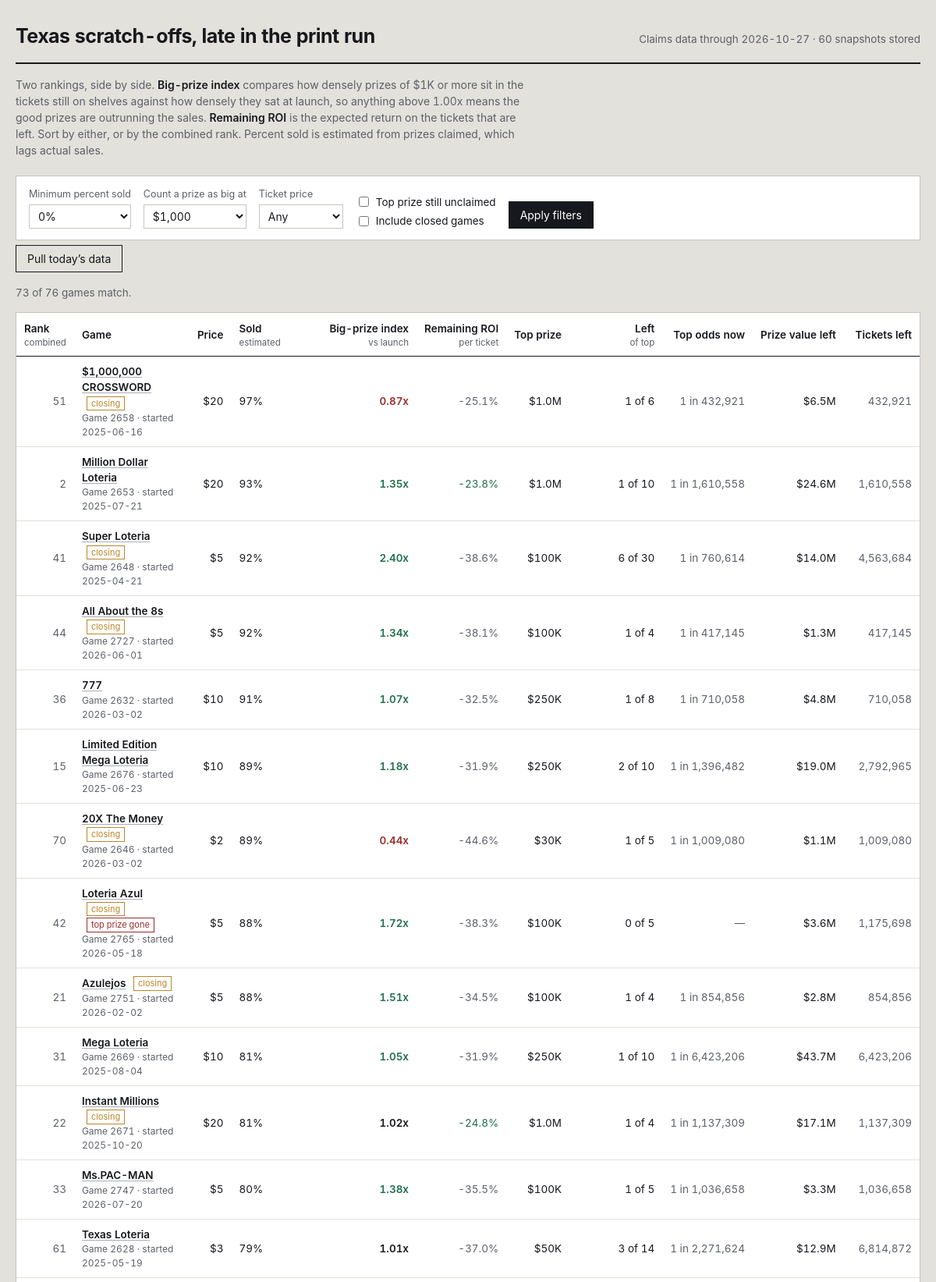
The page /?sort=sold (upper part) on the database its author committed.
### tables this page shows
CREATE TABLE games (
    game_number   INTEGER PRIMARY KEY,
    game_name     TEXT,
    ticket_price  REAL,
    start_date    TEXT,
    close_date    TEXT,
    total_tickets INTEGER,
    overall_odds  REAL,
    details_url   TEXT,
    closing_soon  INTEGER DEFAULT 0,
    active        INTEGER DEFAULT 1,
    first_seen    TEXT,
    last_seen     TEXT
);

### app.py (the view)
@app.route("/")
def index():
    conn = db.connect()
    db.init(conn)
    latest = db.latest_snapshot_date(conn)
    if not latest:
        conn.close()
        return render_template("empty.html", running=_refresh_state["running"])
    big_threshold = float(request.args.get("big", 1000))
    min_sold = float(request.args.get("min_sold", 0)) / 100.0
    price_filter = request.args.get("price", "")
    include_closed = request.args.get("closed") == "1"
    sort_key = request.args.get("sort", "combined")
    only_top = request.args.get("top_left") == "1"
    rows = _snapshot_rows(conn, latest, big_threshold)
    games = db.load_games(conn)
    shown = []
    for r in rows:
        g = games.get(r["game_number"], {})
        if not include_closed and not g.get("active", 1):
            continue
        if r["pct_sold"] < min_sold:
            continue
        if price_filter and float(price_filter) != r["price"]:
            continue
        if only_top and not r["top_left"]:
            continue
        shown.append(r)
    col, desc = SORTS.get(sort_key, SORTS["combined"])
    shown.sort(key=lambda r: (r.get(col) is None, r.get(col) if r.get(col) is not None else 0),
               reverse=desc)
    if not desc:
        shown = [r for r in shown if r.get(col) is not None] + \
                [r for r in shown if r.get(col) is None]
    prices = sorted({r["price"] for r in rows if r["price"]})
    history_dates = db.snapshot_dates(conn)
    conn.close()
    return render_template(
        "index.html",
        rows=shown,
        total=len(rows),
        snapshot_date=latest,
        snapshot_count=len(history_dates),
        big_threshold=int(big_threshold),
        min_sold=int(min_sold * 100),
        price_filter=price_filter,
        include_closed=include_closed,
        only_top=only_top,
        sort_key=sort_key,
        prices=prices,
        running=_refresh_state["running"],
    )

### app.py (called while the page is built)
def _snapshot_rows(conn, snapshot_date, big_threshold):
    games = db.load_games(conn)
    snap = db.load_snapshot(conn, snapshot_date)
    return metrics.rank_all(games, snap, big_threshold)

@app.template_filter("pct")
def fmt_pct(v, digits=1):
    return "—" if v is None else f"{v * 100:.{digits}f}%"

@app.template_filter("money")
def fmt_money(v):
    if v is None:
        return "—"
    if v >= 1_000_000:
        return f"${v / 1_000_000:.1f}M"
    if v >= 1_000:
        return f"${v / 1_000:,.0f}K"
    return f"${v:,.0f}"

@app.template_filter("num")
def fmt_num(v):
    return "—" if v is None else f"{v:,.0f}"

@app.template_filter("factor")
def fmt_factor(v):
    return "—" if v is None else f"{v:.2f}x"

@app.template_filter("odds")
def fmt_odds(v):
    return "—" if v is None else f"1 in {v:,.0f}"

### db.py (called while the page is built)
def connect(path=None):
    conn = sqlite3.connect(path or DB_PATH)
    conn.row_factory = sqlite3.Row
    conn.execute("PRAGMA foreign_keys = ON")
    return conn

def init(conn):
    conn.executescript(SCHEMA)
    conn.commit()

def latest_snapshot_date(conn):
    row = conn.execute("SELECT MAX(snapshot_date) AS d FROM prize_snapshots").fetchone()
    return row["d"] if row else None

def snapshot_dates(conn, game_number=None):
    if game_number is None:
        q = "SELECT DISTINCT snapshot_date FROM prize_snapshots ORDER BY snapshot_date"
        return [r[0] for r in conn.execute(q)]
    q = "SELECT DISTINCT snapshot_date FROM prize_snapshots WHERE game_number = ? ORDER BY snapshot_date"
    return [r[0] for r in conn.execute(q, (game_number,))]

def load_snapshot(conn, snapshot_date):
    out = {}
    q = """SELECT game_number, prize_level, total_prizes, prizes_claimed
           FROM prize_snapshots WHERE snapshot_date = ?"""
    for r in conn.execute(q, (snapshot_date,)):
        g = out.setdefault(r["game_number"], {"total": None, "levels": {}})
        if r["prize_level"] < 0:
            g["total"] = (r["total_prizes"], r["prizes_claimed"])
        else:
            g["levels"][r["prize_level"]] = (r["total_prizes"], r["prizes_claimed"])
    return out

def load_games(conn):
    return {r["game_number"]: dict(r) for r in conn.execute("SELECT * FROM games")}

### metrics.py (called while the page is built)
def _safe_div(a, b):
    return a / b if b else None

### templates/index.html (shortened to what this page needs)
{% extends "base.html" %}
{% macro sortlink(key, label, hint='') %}
  {% set q = request.args.to_dict() %}
  {% set _ = q.update({'sort': key}) %}
  <a href="{{ url_for('index', **q) }}">{{ label }}</a>
  {% if hint %}<span class="hint">{{ hint }}</span>{% endif %}
{% endmacro %}
{% block body %}
<header class="masthead">
  <h1>Texas scratch-offs, late in the print run</h1>
  <div class="meta">
    Claims data through {{ snapshot_date }} · {{ snapshot_count }} snapshot{{ '' if snapshot_count == 1 else 's' }} stored
  </div>
</header>
<p class="primer">
  Two rankings, side by side. <strong>Big-prize index</strong> compares how densely prizes of
  {{ big_threshold | money }} or more sit in the tickets still on shelves against how densely they
  sat at launch, so anything above 1.00x means the good prizes are outrunning the sales.
  <strong>Remaining ROI</strong> is the expected return on the tickets that are left. Sort by either,
  or by the combined rank. Percent sold is estimated from prizes claimed, which lags actual sales.
</p>
<form class="controls" method="get" action="{{ url_for('index') }}">
  <div class="field">
    <label for="min_sold">Minimum percent sold</label>
    <select id="min_sold" name="min_sold">
      {% for v in [0, 25, 50, 60, 70, 80, 90] %}
        <option value="{{ v }}" {{ 'selected' if min_sold == v }}>{{ v }}%</option>
      {% endfor %}
    </select>
  </div>
  <div class="field">
    <label for="big">Count a prize as big at</label>
    <select id="big" name="big">
      {% for v in [100, 500, 1000, 5000, 10000, 50000, 100000] %}
        <option value="{{ v }}" {{ 'selected' if big_threshold == v }}>${{ '{:,}'.format(v) }}</option>
      {% endfor %}
    </select>
  </div>
  <div class="field">
    <label for="price">Ticket price</label>
    <select id="price" name="price">
      <option value="">Any</option>
    </select>
  </div>
  <div class="checks">
    <label><input type="checkbox" name="top_left" value="1" {{ 'checked' if only_top }}> Top prize still unclaimed</label>
    <label><input type="checkbox" name="closed" value="1" {{ 'checked' if include_closed }}> Include closed games</label>
  </div>
  <button type="submit">Apply filters</button>
</form>
<form method="post" action="{{ url_for('do_refresh') }}" style="margin-bottom:16px">
  <button class="ghost" type="submit" {{ 'disabled' if running }}>
    {{ 'Pulling new data…' if running else 'Pull today’s data' }}
  </button>
</form>
<p class="count">{{ rows | length }} of {{ total }} games match.</p>
<div class="scroll">
<table>
  <thead>
    <tr>
      <th class="left">{{ sortlink('combined', 'Rank', 'combined') }}</th>
      <th class="left">Game</th>
      <th>{{ sortlink('price', 'Price') }}</th>
      <th class="left">{{ sortlink('sold', 'Sold', 'estimated') }}</th>
      <th>{{ sortlink('big', 'Big-prize index', 'vs launch') }}</th>
      <th>{{ sortlink('ev', 'Remaining ROI', 'per ticket') }}</th>
      <th>{{ sortlink('top_prize', 'Top prize') }}</th>
      <th>{{ sortlink('top_left', 'Left', 'of top') }}</th>
      <th>Top odds now</th>
      <th>{{ sortlink('value_left', 'Prize value left') }}</th>
      <th>Tickets left</th>
    </tr>
  </thead>
  <tbody>
  {% for r in rows %}
    <tr>
      <td class="rank">{{ r.rank_overall or '—' }}</td>
      <td class="left">
        <a class="name" href="{{ url_for('game_detail', game_number=r.game_number, big=big_threshold) }}">{{ r.game_name }}</a>
        {% if r.closing_soon %}<span class="tag">closing</span>{% endif %}
        {% if r.top_left == 0 %}<span class="tag out">top prize gone</span>{% endif %}
        <span class="sub">Game {{ r.game_number }}{% if r.start_date %} · started {{ r.start_date }}{% endif %}</span>
      </td>
      <td>${{ r.price | int }}</td>
      <td class="left sold {{ 'deep' if r.pct_sold >= 0.75 }}">
        {{ r.pct_sold | pct(0) }}
      </td>
      <td class="strong {{ 'pos' if r.big_index and r.big_index > 1.05 else ('neg' if r.big_index and r.big_index < 0.95 else '') }}">
        {{ r.big_index | factor }}
      </td>
      <td class="{{ 'pos' if r.roi_now and r.roi_now > (r.roi_start or -1) else 'dim' }}">
        {{ r.roi_now | pct }}
      </td>
      <td>{{ r.top_prize | money }}</td>
      <td>{{ r.top_left }} of {{ r.top_printed }}</td>
      <td class="dim">{{ r.top_odds_now | odds }}</td>
      <td>{{ r.value_left | money }}</td>
      <td class="dim">{{ r.tickets_left | num }}</td>
    </tr>
  {% else %}
    <tr><td colspan="11" class="left dim" style="padding:22px">No games match these filters. Loosen the minimum percent sold or clear the price filter.</td></tr>
  {% endfor %}
  </tbody>
</table>
</div>
{% endblock %}

### static/style.css (style rules this page uses)
:root { --paper: #e3e1dc; --card: #ffffff; --ink: #16181d; --ink-soft: #5c6068; --rule: #c8c5be; --rule-soft: #e2e0da; --latex: #a9adb2; --good: #1f6f4a; --bad: #9b2c2c; --foil: #b8862b; --focus: #2d5bb9; }
* { box-sizing: border-box; }
html { -webkit-text-size-adjust: 100%; }
body { margin: 0; background: var(--paper); color: var(--ink); font-family: "Inter", "Segoe UI", -apple-system, BlinkMacSystemFont, Roboto, Helvetica, Arial, sans-serif; font-size: 15px; line-height: 1.5; font-variant-numeric: tabular-nums; }
a { color: var(--ink); text-decoration-color: var(--latex); text-underline-offset: 2px; }
.masthead { display: flex; flex-wrap: wrap; align-items: baseline; gap: 8px 20px; padding-bottom: 14px; border-bottom: 2px solid var(--ink); }
.masthead h1 { margin: 0; font-size: 25px; font-weight: 650; letter-spacing: -0.02em; }
.masthead .meta { color: var(--ink-soft); font-size: 13.5px; margin-left: auto; }
.primer { margin: 16px 0 22px; max-width: 74ch; color: var(--ink-soft); font-size: 14px; }
.primer strong { color: var(--ink); font-weight: 600; }
.controls { display: flex; flex-wrap: wrap; align-items: flex-end; gap: 16px; padding: 14px 16px; background: var(--card); border: 1px solid var(--rule); margin-bottom: 6px; }
.field { display: flex; flex-direction: column; gap: 4px; }
.field label { font-size: 12.5px; color: var(--ink-soft); }
.field select, .field input[type="number"] { font: inherit; font-size: 14px; padding: 5px 7px; border: 1px solid var(--rule); background: #fff; color: var(--ink); min-width: 108px; }
.checks { display: flex; flex-direction: column; gap: 4px; font-size: 13.5px; }
.checks label { display: flex; align-items: center; gap: 6px; }
button, .btn { font: inherit; font-size: 14px; padding: 6px 14px; border: 1px solid var(--ink); background: var(--ink); color: #fff; cursor: pointer; }
button.ghost { background: transparent; color: var(--ink); }
.count { font-size: 13.5px; color: var(--ink-soft); margin: 0 0 14px; }
.scroll { overflow-x: auto; background: var(--card); border: 1px solid var(--rule); }
table { border-collapse: collapse; width: 100%; font-size: 13.5px; }
thead th { position: sticky; top: 0; background: var(--card); text-align: right; font-weight: 600; padding: 10px 10px 8px; border-bottom: 1.5px solid var(--ink); white-space: nowrap; z-index: 2; }
thead th:first-child, thead th.left { text-align: left; }
thead th a { text-decoration: none; }
thead th .hint { display: block; font-weight: 400; font-size: 11.5px; color: var(--ink-soft); }
tbody td { padding: 9px 10px; border-bottom: 1px solid var(--rule-soft); text-align: right; white-space: nowrap; }
tbody td.left { text-align: left; white-space: normal; }
.rank { color: var(--ink-soft); width: 42px; }
.name { font-weight: 560; }
.sub { display: block; font-size: 12px; color: var(--ink-soft); font-weight: 400; }
.tag { display: inline-block; font-size: 11px; padding: 0 5px; border: 1px solid var(--foil); color: var(--foil); margin-left: 6px; vertical-align: 1px; }
.tag.out { border-color: var(--bad); color: var(--bad); }
.sold { min-width: 116px; }
.pos { color: var(--good); }
.neg { color: var(--bad); }
.dim { color: var(--ink-soft); }
.strong { font-weight: 620; }

### rows shown on the page
games: rank_overall "51", game_name "$1,000,000 CROSSWORD", closing_soon "closing", game_number "2658", start_date "2025-06-16", price "20", pct_sold|pct "97%", big_index|factor "0.87x", roi_now|pct "-25.1%", top_prize "$1.0M", top_left "1", top_printed "6", top_odds_now|odds "1 in 432,921", value_left "$6.5M", tickets_left|num "432,921"
games: rank_overall "2", game_name "Million Dollar Loteria", game_number "2653", start_date "2025-07-21", price "20", pct_sold|pct "93%", big_index|factor "1.35x", roi_now|pct "-23.8%", top_prize "$1.0M", top_left "1", top_printed "10", top_odds_now|odds "1 in 1,610,558", value_left "$24.6M", tickets_left|num "1,610,558"
games: rank_overall "41", game_name "Super Loteria", closing_soon "closing", game_number "2648", start_date "2025-04-21", price "5", pct_sold|pct "92%", big_index|factor "2.40x", roi_now|pct "-38.6%", top_prize "$100K", top_left "6", top_printed "30", top_odds_now|odds "1 in 760,614", value_left "$14.0M", tickets_left|num "4,563,684"
games: rank_overall "44", game_name "All About the 8s", closing_soon "closing", game_number "2727", start_date "2026-06-01", price "5", pct_sold|pct "92%", big_index|factor "1.34x", roi_now|pct "-38.1%", top_prize "$100K", top_left "1", top_printed "4", top_odds_now|odds "1 in 417,145", value_left "$1.3M", tickets_left|num "417,145"
games: rank_overall "36", game_name "777", game_number "2632", start_date "2026-03-02", price "10", pct_sold|pct "91%", big_index|factor "1.07x", roi_now|pct "-32.5%", top_prize "$250K", top_left "1", top_printed "8", top_odds_now|odds "1 in 710,058", value_left "$4.8M", tickets_left|num "710,058"
games: rank_overall "15", game_name "Limited Edition Mega Loteria", game_number "2676", start_date "2025-06-23", price "10", pct_sold|pct "89%", big_index|factor "1.18x", roi_now|pct "-31.9%", top_prize "$250K", top_left "2", top_printed "10", top_odds_now|odds "1 in 1,396,482", value_left "$19.0M", tickets_left|num "2,792,965"
games: rank_overall "70", game_name "20X The Money", closing_soon "closing", game_number "2646", start_date "2026-03-02", price "2", pct_sold|pct "89%", big_index|factor "0.44x", roi_now|pct "-44.6%", top_prize "$30K", top_left "1", top_printed "5", top_odds_now|odds "1 in 1,009,080", value_left "$1.1M", tickets_left|num "1,009,080"
games: rank_overall "42", game_name "Loteria Azul", closing_soon "closing", shows "top prize gone", game_number "2765", start_date "2026-05-18", price "5", pct_sold|pct "88%", big_index|factor "1.72x", roi_now|pct "-38.3%", top_prize "$100K", top_left "0", top_printed "5", top_odds_now|odds "—", value_left "$3.6M", tickets_left|num "1,175,698"
games: rank_overall "21", game_name "Azulejos", closing_soon "closing", game_number "2751", start_date "2026-02-02", price "5", pct_sold|pct "88%", big_index|factor "1.51x", roi_now|pct "-34.5%", top_prize "$100K", top_left "1", top_printed "4", top_odds_now|odds "1 in 854,856", value_left "$2.8M", tickets_left|num "854,856"
games: rank_overall "31", game_name "Mega Loteria", game_number "2669", start_date "2025-08-04", price "10", pct_sold|pct "81%", big_index|factor "1.05x", roi_now|pct "-31.9%", top_prize "$250K", top_left "1", top_printed "10", top_odds_now|odds "1 in 6,423,206", value_left "$43.7M", tickets_left|num "6,423,206"
games: rank_overall "22", game_name "Instant Millions", closing_soon "closing", game_number "2671", start_date "2025-10-20", price "20", pct_sold|pct "81%", big_index|factor "1.02x", roi_now|pct "-24.8%", top_prize "$1.0M", top_left "1", top_printed "4", top_odds_now|odds "1 in 1,137,309", value_left "$17.1M", tickets_left|num "1,137,309"
games: rank_overall "33", game_name "Ms.PAC-MAN", game_number "2747", start_date "2026-07-20", price "5", pct_sold|pct "80%", big_index|factor "1.38x", roi_now|pct "-35.5%", top_prize "$100K", top_left "1", top_printed "5", top_odds_now|odds "1 in 1,036,658", value_left "$3.3M", tickets_left|num "1,036,658"
games: rank_overall "61", game_name "Texas Loteria", game_number "2628", start_date "2025-05-19", price "3", pct_sold|pct "79%", big_index|factor "1.01x", roi_now|pct "-37.0%", top_prize "$50K", top_left "3", top_printed "14", top_odds_now|odds "1 in 2,271,624", value_left "$12.9M", tickets_left|num "6,814,872"

### other values the page prints
{{ snapshot_date }} "2026-10-27"
{{ snapshot_count }} "60"
{{ '' if snapshot_count == 1 else 's' }} "s"
{{ big_threshold | money }} "$1K"
{{ 'Pulling new data…' if running else 'Pull today’s data' }} "Pull today’s data"
{{ rows | length }} "73"
{{ total }} "76"
{{ label }} "Rank Price Sold Big-prize index Remaining ROI Top prize Left Prize value left"
{{ hint }} "combined estimated vs launch per ticket of top"
form field min_sold "0%"
